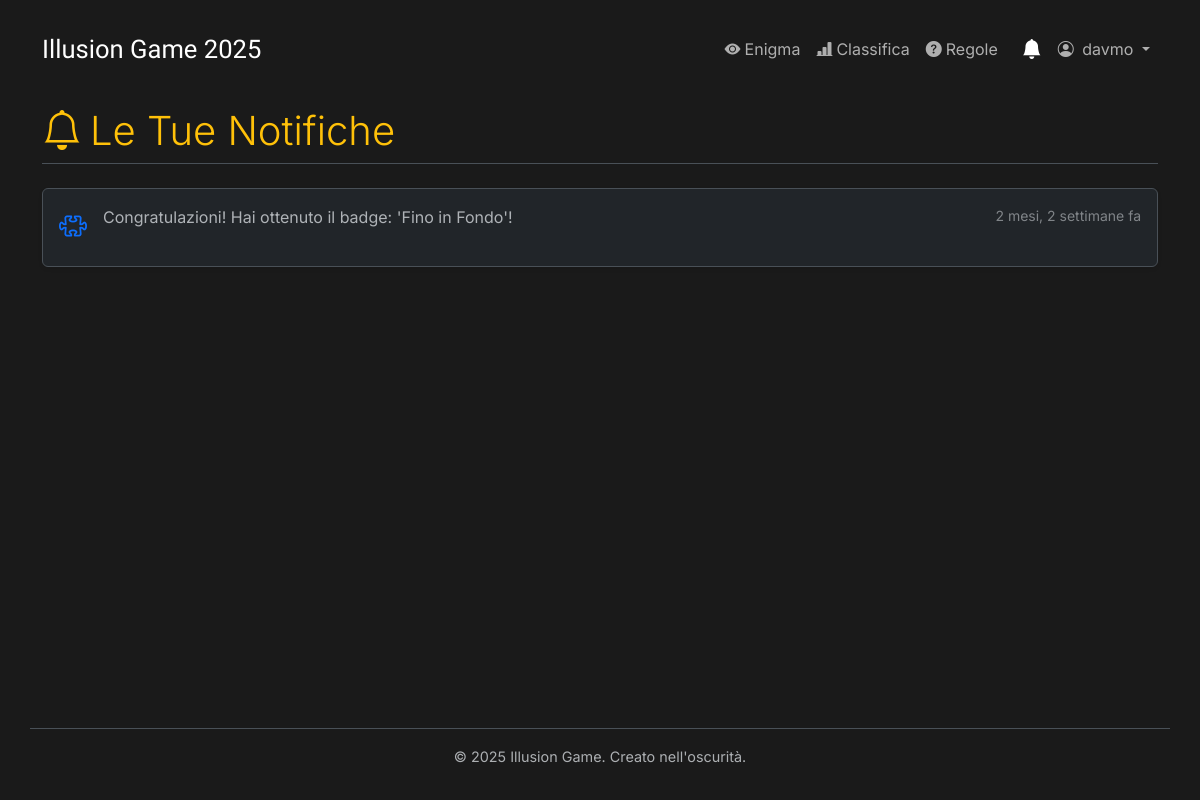
Before: /notifiche/ (signed in) with the older database file.
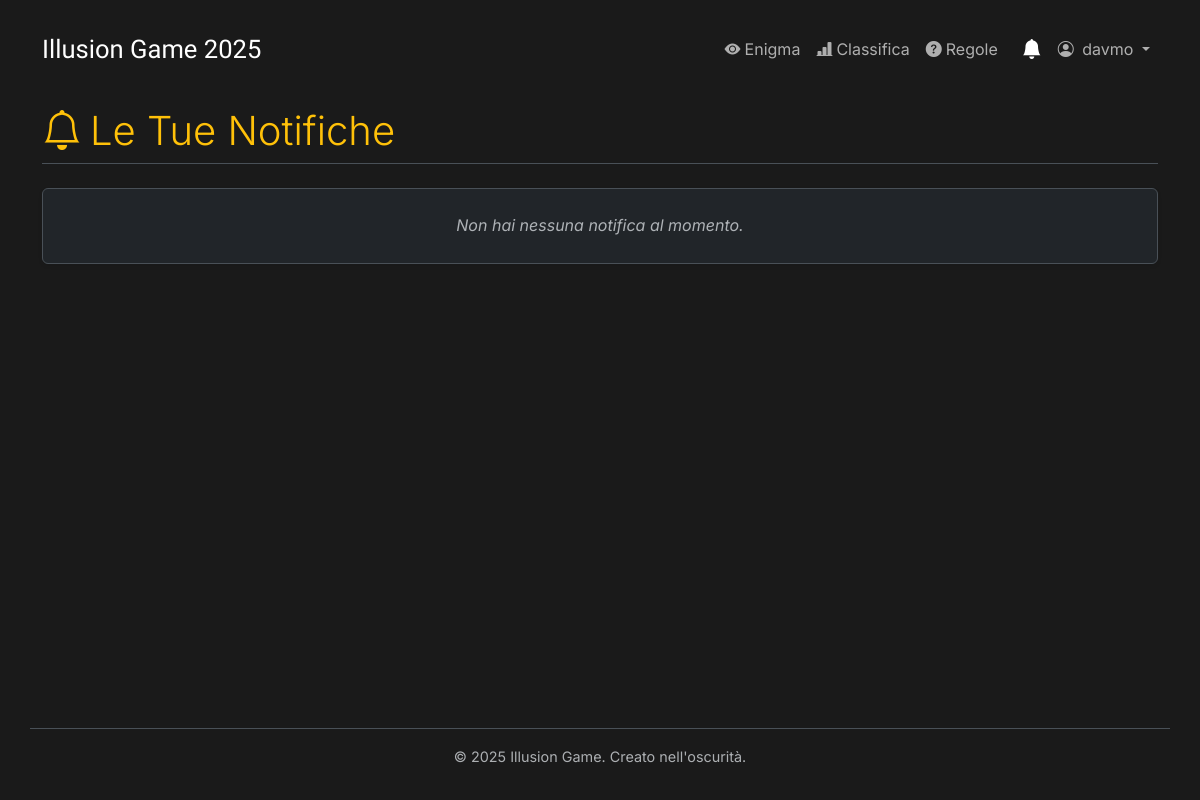
After: the same page with the newer database file.
### enigmas/models.py (models this page shows, shortened)
class Notifica(models.Model):
    utente = models.ForeignKey(User, on_delete=models.CASCADE, related_name='notifiche')
    messaggio = models.CharField(max_length=255)
    data_creazione = models.DateTimeField(auto_now_add=True)
    letta = models.BooleanField(default=False)
    url = models.CharField(max_length=255, blank=True, null=True)
    class Meta:
        ordering = ['-data_creazione']

### enigmas/views.py (the view)
# urls.py: path('notifiche/', views.lista_notifiche, name='lista_notifiche'),
@login_required
def lista_notifiche(request):
    notifiche = Notifica.objects.filter(utente=request.user)
    notifiche.filter(letta=False).update(letta=True)
    return render(request, 'enigmas/lista_notifiche.html', {'notifiche': notifiche})

### enigmas/context_processors.py (called while the page is built)
def unread_notifications_context(request):
    if request.user.is_authenticated:
        count = Notifica.objects.filter(utente=request.user, letta=False).count()
        return {'unread_notifications_count': count}
    return {}

### enigmas/templates/enigmas/lista_notifiche.html (shortened to what this page needs)
{% extends 'enigmas/base.html' %}
{% load static %}
{% block content %}
<h2 class="border-bottom pb-2 mb-4 display-6">
    <i class="bi bi-bell me-2"></i>Le Tue Notifiche
</h2>
<div class="list-group shadow-sm">
    {% for notifica in notifiche %}
        <a href="{{ notifica.link|default:'#' }}" class="list-group-item list-group-item-action d-flex gap-3 py-3 {% if not notifica.letta %}list-group-item-secondary fw-bold{% endif %}" aria-current="true">
            <span class="fs-3">
            {% if notifica.tipo_notifica == notifica.TIPO_NUOVO_ENIGMA %}
                <i class="bi bi-puzzle text-primary"></i>
            {% elif notifica.tipo_notifica == notifica.TIPO_BADGE_OTTENUTO %}
                <i class="bi bi-award text-warning"></i>
            {% else %}
                 <i class="bi bi-info-circle text-info"></i>
            {% endif %}
            </span>
            <div class="d-flex gap-2 w-100 justify-content-between">
                <div>
                    <p class="mb-0 opacity-75">{{ notifica.messaggio }}</p>
                </div>
                <small class="opacity-50 text-nowrap">{{ notifica.data_creazione|timesince }} fa</small>
            </div>
        </a>
    {% empty %}
        <div class="list-group-item">
            <p class="text-center text-body-secondary my-3"><em>Non hai nessuna notifica al momento.</em></p>
        </div>
    {% endfor %}
</div>
{% endblock %}

Changed rows visible on the page:
removed Notifica: messaggio "Congratulazioni! Hai ottenuto il badge: 'Fino in Fondo'!", data_creazione "2 mesi, 2 settimane"
Other visible differences:
text now shown: "Non hai nessuna notifica al momento."
